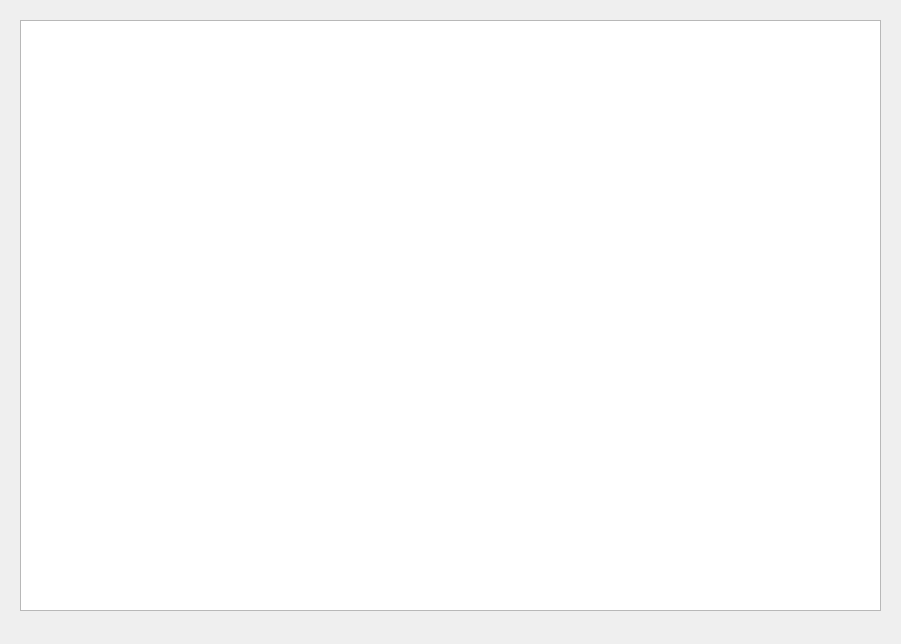
<?xml version="1.0" encoding="UTF-8"?>
<ui version="4.0">
 <class>Form</class>
 <widget class="QWidget" name="Form">
  <property name="geometry">
   <rect>
    <x>0</x>
    <y>0</y>
    <width>901</width>
    <height>644</height>
   </rect>
  </property>
  <property name="windowTitle">
   <string>Form</string>
  </property>
  <widget class="QTextEdit" name="textEdit">
   <property name="geometry">
    <rect>
     <x>20</x>
     <y>20</y>
     <width>861</width>
     <height>591</height>
    </rect>
   </property>
  </widget>
 </widget>
 <resources/>
 <connections/>
</ui>
